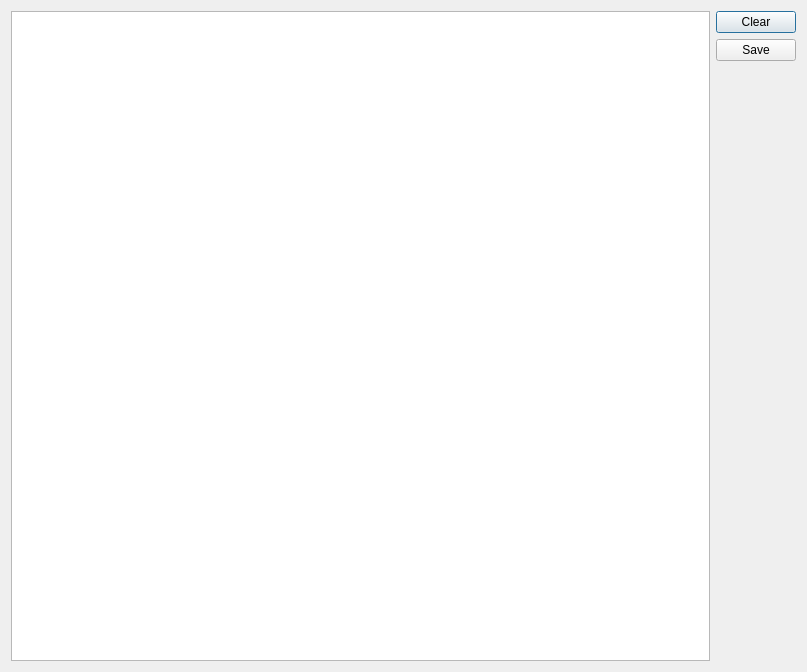
<?xml version="1.0" encoding="UTF-8"?>
<ui version="4.0">
 <class>LogBrowserDialog</class>
 <widget class="QDialog" name="LogBrowserDialog">
  <property name="geometry">
   <rect>
    <x>0</x>
    <y>0</y>
    <width>807</width>
    <height>672</height>
   </rect>
  </property>
  <property name="windowTitle">
   <string>Dialog</string>
  </property>
  <layout class="QGridLayout" name="gridLayout">
   <item row="0" column="0">
    <layout class="QHBoxLayout" name="horizontalLayout">
     <item>
      <widget class="QTextBrowser" name="browser"/>
     </item>
     <item>
      <layout class="QVBoxLayout" name="verticalLayout_2">
       <item>
        <layout class="QVBoxLayout" name="verticalLayout">
         <item>
          <widget class="QPushButton" name="clearButton">
           <property name="text">
            <string>Clear</string>
           </property>
          </widget>
         </item>
         <item>
          <widget class="QPushButton" name="saveButton">
           <property name="text">
            <string>Save</string>
           </property>
          </widget>
         </item>
        </layout>
       </item>
       <item>
        <spacer name="verticalSpacer">
         <property name="orientation">
          <enum>Qt::Vertical</enum>
         </property>
         <property name="sizeHint" stdset="0">
          <size>
           <width>20</width>
           <height>40</height>
          </size>
         </property>
        </spacer>
       </item>
      </layout>
     </item>
    </layout>
   </item>
  </layout>
 </widget>
 <resources/>
 <connections/>
</ui>
